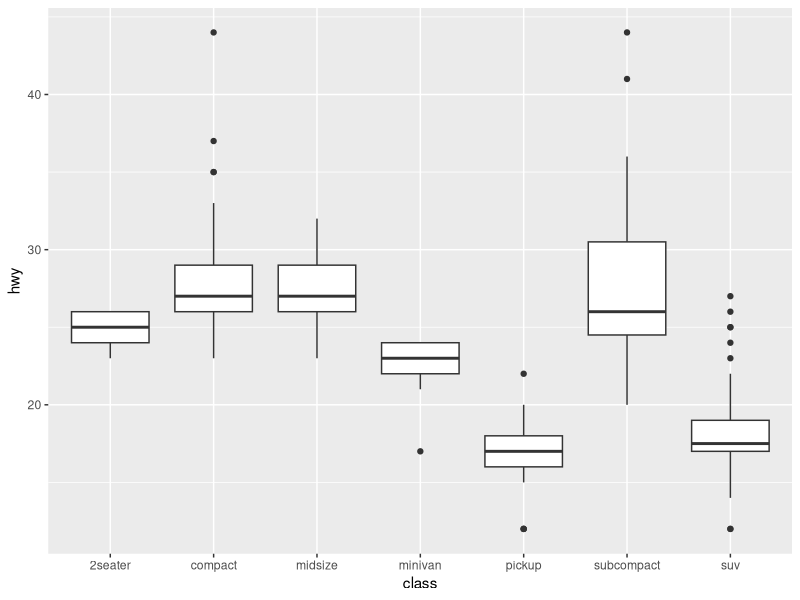
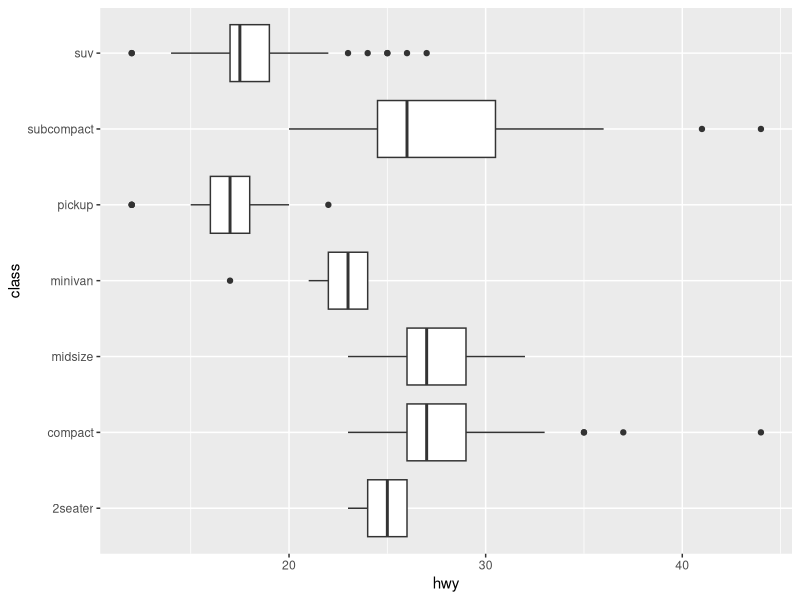
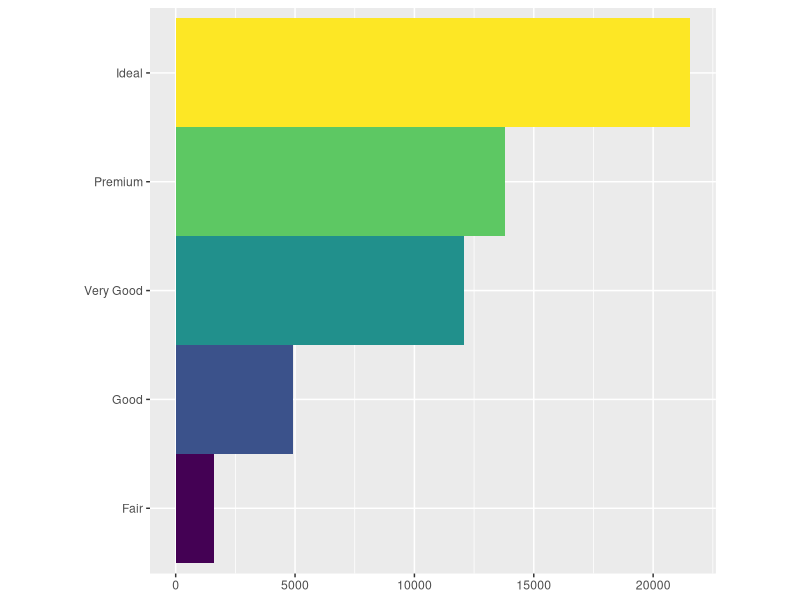
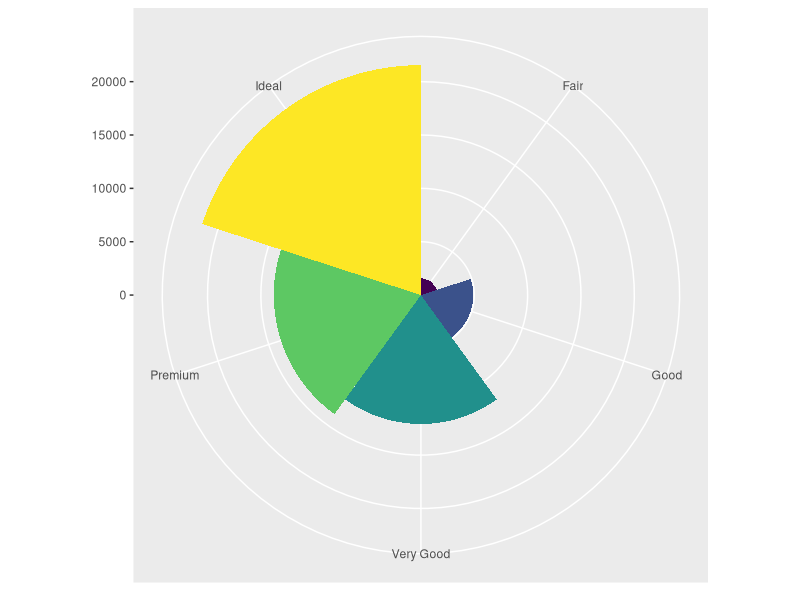

These figures' R source, in order:
## ---- chunk 1
# loading libraries
library(tidyverse)

# modifying chart size
options(repr.plot.width=5, repr.plot.height=3)
## ---- chunk 2
ggplot(data = mpg, mapping = aes(x = class, y = hwy)) + 
  geom_boxplot()

ggplot(data = mpg, mapping = aes(x = class, y = hwy)) + 
  geom_boxplot() +
  coord_flip()
## ---- chunk 3
bar <- ggplot(data = diamonds) + 
  geom_bar(
    mapping = aes(x = cut, fill = cut), 
    show.legend = FALSE,
    width = 1
  ) + 
  theme(aspect.ratio = 1) +
  labs(x = NULL, y = NULL)

bar + coord_flip()
## ---- chunk 4
bar + coord_polar()
